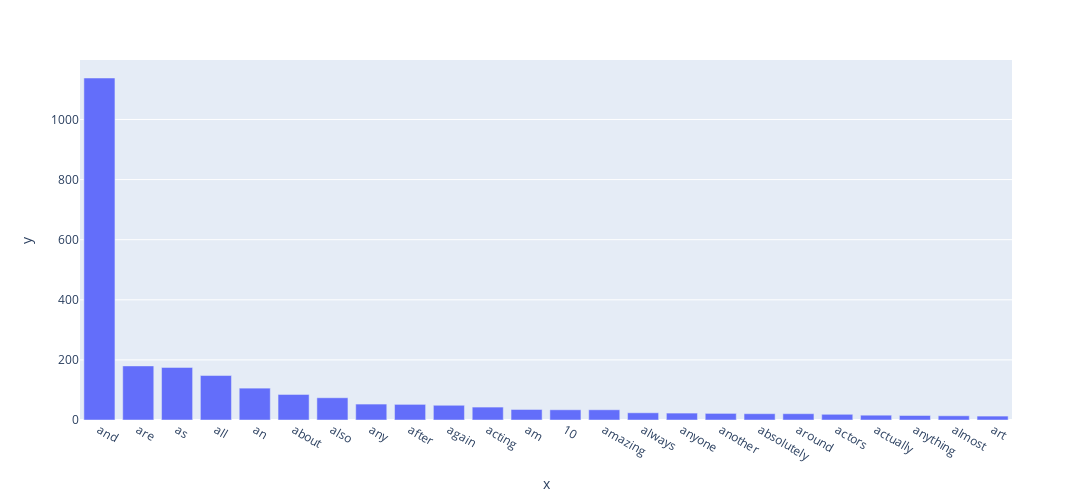

Notebook code cell kept with this figure:
### Markdown cell above
### long tail

### Code cell
graph.update_layout(
    xaxis={
        'categoryorder': 'total descending'
    }
)

graph.show()

### Figure 1 — Plotly figure (JSON) as saved in the notebook; plotly's stock layout.template omitted (floating-point values rounded to 4 significant figures)
{"data": [{"alignmentgroup": "True", "hovertemplate": "x=%{x}<br>y=%{y}<extra></extra>", "legendgroup": "", "marker": {"color": "#636efa", "pattern": {"shape": ""}}, "name": "", "offsetgroup": "", "orientation": "v", "showlegend": false, "textposition": "auto", "type": "bar", "x": ["10", "about", "absolutely", "acting", "actors", "actually", "after", "again", "all", "almost", "also", "always", "am", "amazing", "an", "and", "another", "any", "anyone", "anything", "are", "around", "art", "as"], "xaxis": "x", "y": [34, 85, 21, 43, 19, 16, 52, 49, 148, 14, 74, 24, 35, 34, 106, 1138, 22, 53, 23, 15, 180, 21, 13, 175], "yaxis": "y"}], "layout": {"barmode": "relative", "height": 500, "legend": {"tracegroupgap": 0}, "margin": {"t": 60}, "width": 1200, "xaxis": {"anchor": "y", "categoryorder": "total descending", "domain": [0, 1], "title": {"text": "x"}}, "yaxis": {"anchor": "x", "domain": [0, 1], "title": {"text": "y"}}}}
